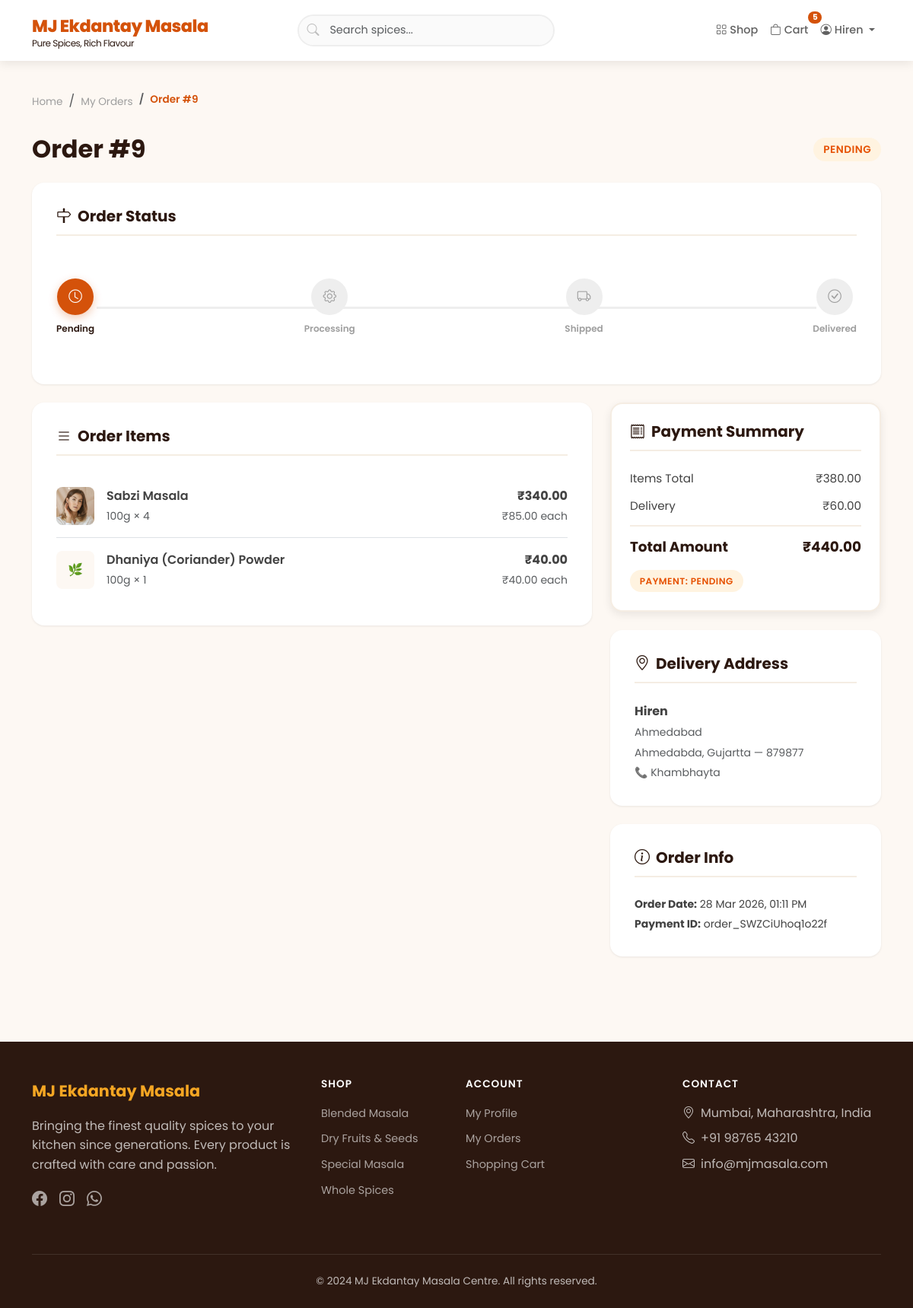
The page /accounts/orders/9/ (signed in) on the database its author committed.
### orders/models.py (models this page shows, shortened)
class Order(models.Model):
    STATUS_CHOICES = [
        ('pending', 'Pending'),
        ('processing', 'Processing'),
        ('shipped', 'Shipped'),
        ('delivered', 'Delivered'),
        ('cancelled', 'Cancelled'),
    ]
    PAYMENT_STATUS_CHOICES = [
        ('pending', 'Pending'),
        ('paid', 'Paid'),
        ('failed', 'Failed'),
        ('refunded', 'Refunded'),
    ]
    customer = models.ForeignKey(
        settings.AUTH_USER_MODEL, on_delete=models.CASCADE, related_name='orders'
    )
    address_full_name = models.CharField(max_length=200, default='')
    address_phone = models.CharField(max_length=20, default='')
    address_line1 = models.TextField(default='')
    address_city = models.CharField(max_length=100, default='')
    address_state = models.CharField(max_length=100, default='')
    address_pincode = models.CharField(max_length=10, default='')
    total_amount = models.DecimalField(max_digits=10, decimal_places=2)
    delivery_charge = models.DecimalField(max_digits=10, decimal_places=2, default=0)
    status = models.CharField(max_length=20, choices=STATUS_CHOICES, default='pending')
    payment_status = models.CharField(max_length=20, choices=PAYMENT_STATUS_CHOICES, default='pending')
    razorpay_order_id = models.CharField(max_length=200, blank=True, null=True)
    created_at = models.DateTimeField(auto_now_add=True)
    updated_at = models.DateTimeField(auto_now=True)
    class Meta:
        ordering = ['-created_at']
    @property
    def items_total(self):
        return sum(item.total_price for item in self.order_items.all())

class OrderItem(models.Model):
    order = models.ForeignKey(Order, on_delete=models.CASCADE, related_name='order_items')
    product_variant = models.ForeignKey(ProductVariant, on_delete=models.SET_NULL, null=True)
    product_name = models.CharField(max_length=200)
    variant_label = models.CharField(max_length=50)
    quantity = models.PositiveIntegerField()
    price_at_purchase = models.DecimalField(max_digits=10, decimal_places=2)
    @property
    def total_price(self):
        return self.price_at_purchase * self.quantity

### products/models.py (models this page shows, shortened)
class ProductVariant(models.Model):
    product = models.ForeignKey(Product, on_delete=models.CASCADE, related_name='variants')
    weight_label = models.CharField(max_length=50, help_text='e.g. 100g, 250g, 500g')
    price = models.DecimalField(max_digits=10, decimal_places=2)
    stock_quantity = models.PositiveIntegerField(default=0)
    created_at = models.DateTimeField(auto_now_add=True)
    class Meta:
        ordering = ['price']

class Product(models.Model):
    name = models.CharField(max_length=200)
    slug = models.SlugField(max_length=200, unique=True)
    description = models.TextField(blank=True)
    ingredients = models.TextField(blank=True, help_text='Comma-separated list of ingredients')
    usage_info = models.TextField(blank=True, help_text='How to use this product')
    category = models.ForeignKey(Category, on_delete=models.CASCADE, related_name='products')
    base_price = models.DecimalField(max_digits=10, decimal_places=2)
    image = models.ImageField(upload_to='products/', blank=True, null=True)
    is_active = models.BooleanField(default=True)
    is_featured = models.BooleanField(default=False)
    created_at = models.DateTimeField(auto_now_add=True)
    updated_at = models.DateTimeField(auto_now=True)
    class Meta:
        ordering = ['-created_at']

class Category(models.Model):
    name = models.CharField(max_length=200)
    slug = models.SlugField(max_length=200, unique=True)
    description = models.TextField(blank=True)
    image = models.ImageField(upload_to='categories/', blank=True, null=True)
    created_at = models.DateTimeField(auto_now_add=True)
    class Meta:
        verbose_name_plural = 'Categories'
        ordering = ['name']
    def get_absolute_url(self):
        return reverse('products:category', kwargs={'slug': self.slug})

### accounts/views.py (the view)
# urls.py: path('orders/<int:pk>/', views.order_detail, name='order_detail'),
@login_required
def order_detail(request, pk):
    order = get_object_or_404(
        Order.objects.prefetch_related('order_items', 'order_items__product_variant'),
        pk=pk, customer=request.user
    )
    return render(request, 'accounts/order_detail.html', {'order': order})

### orders/context_processors.py (called while the page is built)
def cart_count(request):
    count = 0
    try:
        if request.user.is_authenticated:
            cart = Cart.objects.filter(user=request.user).first()
        else:
            if not request.session.session_key:
                request.session.create()
            cart = Cart.objects.filter(session_key=request.session.session_key).first()
        if cart:
            count = cart.total_items
    except Exception:
        pass
    return {'cart_item_count': count}

### orders/models.py (called while the page is built)
    @property
    def total_items(self):
        return sum(item.quantity for item in self.items.all())

### products/context_processors.py (called while the page is built)
def categories_processor(request):
    return {
        'all_categories': Category.objects.all()
    }

### templates/accounts/order_detail.html (shortened to what this page needs)
{% extends 'base.html' %}
{% load static %}
{% block content %}
<div class="container py-4">
    <nav class="breadcrumb-custom">
        <ol class="breadcrumb mb-0">
            <li class="breadcrumb-item"><a href="{% url 'products:home' %}">Home</a></li>
            <li class="breadcrumb-item"><a href="{% url 'accounts:my_orders' %}">My Orders</a></li>
            <li class="breadcrumb-item active">Order #{{ order.id }}</li>
        </ol>
    </nav>
    <div class="d-flex justify-content-between align-items-center mb-4">
        <h2 class="section-title mb-0">Order #{{ order.id }}</h2>
        <span class="status-badge status-{{ order.status }}" style="font-size: 0.85rem;">{{ order.get_status_display }}</span>
    </div>
    <div class="checkout-section">
        <h5><i class="bi bi-signpost me-2"></i>Order Status</h5>
        {% if order.status == 'cancelled' %}
        <div class="text-center py-3">
            <span class="status-badge status-cancelled" style="font-size: 1rem;">Order Cancelled</span>
        </div>
        {% else %}
        <div class="order-tracker">
            <div class="step {% if order.status == 'pending' %}active{% elif order.status == 'processing' or order.status == 'shipped' or order.status == 'delivered' %}completed{% endif %}">
                <div class="step-icon"><i class="bi bi-clock"></i></div>
                <span class="step-label">Pending</span>
            </div>
            <div class="step {% if order.status == 'processing' %}active{% elif order.status == 'shipped' or order.status == 'delivered' %}completed{% endif %}">
                <div class="step-icon"><i class="bi bi-gear"></i></div>
                <span class="step-label">Processing</span>
            </div>
            <div class="step {% if order.status == 'shipped' %}active{% elif order.status == 'delivered' %}completed{% endif %}">
                <div class="step-icon"><i class="bi bi-truck"></i></div>
                <span class="step-label">Shipped</span>
            </div>
            <div class="step {% if order.status == 'delivered' %}active{% endif %}">
                <div class="step-icon"><i class="bi bi-check-circle"></i></div>
                <span class="step-label">Delivered</span>
            </div>
        </div>
        {% endif %}
    </div>
    <div class="row g-4">
        <div class="col-lg-8">
            <div class="checkout-section">
                <h5><i class="bi bi-list me-2"></i>Order Items</h5>
                {% for item in order.order_items.all %}
                <div class="d-flex justify-content-between align-items-center py-3 {% if not forloop.last %}border-bottom{% endif %}">
                    <div class="d-flex align-items-center gap-3">
                        {% if item.product_variant and item.product_variant.product.image %}
                        <img src="{{ item.product_variant.product.image.url }}" style="width:50px;height:50px;object-fit:cover;border-radius:8px;" alt="{{ item.product_name }}">
                        {% else %}
                        <div style="width:50px;height:50px;background:var(--cream);border-radius:8px;display:flex;align-items:center;justify-content:center;">🌿</div>
                        {% endif %}
                        <div>
                            <span class="fw-semibold">{{ item.product_name }}</span>
                            <br><small class="text-muted">{{ item.variant_label }} × {{ item.quantity }}</small>
                        </div>
                    </div>
                    <div class="text-end">
                        <span class="fw-bold">₹{{ item.total_price }}</span>
                        <br><small class="text-muted">₹{{ item.price_at_purchase }} each</small>
                    </div>
                </div>
                {% endfor %}
            </div>
        </div>
        <div class="col-lg-4">
            <div class="cart-summary mb-4">
                <h5><i class="bi bi-receipt me-2"></i>Payment Summary</h5>
                <div class="summary-row">
                    <span>Items Total</span>
                    <span>₹{{ order.items_total }}</span>
                </div>
                <div class="summary-row">
                    <span>Delivery</span>
                    <span>{% if order.delivery_charge > 0 %}₹{{ order.delivery_charge }}{% else %}FREE{% endif %}</span>
                </div>
                <div class="summary-row total">
                    <span>Total Amount</span>
                    <span>₹{{ order.total_amount }}</span>
                </div>
                <div class="mt-3">
                    <span class="status-badge status-{{ order.payment_status }}">
                        Payment: {{ order.get_payment_status_display }}
                    </span>
                </div>
            </div>
            <div class="checkout-section">
                <h5><i class="bi bi-geo-alt me-2"></i>Delivery Address</h5>
                <p class="mb-1"><strong>{{ order.address_full_name }}</strong></p>
                <p class="text-muted small mb-1">{{ order.address_line1 }}</p>
                <p class="text-muted small mb-1">{{ order.address_city }}, {{ order.address_state }} — {{ order.address_pincode }}</p>
                <p class="text-muted small mb-0">📞 {{ order.address_phone }}</p>
            </div>
            <div class="checkout-section">
                <h5><i class="bi bi-info-circle me-2"></i>Order Info</h5>
                <p class="small mb-1"><strong>Order Date:</strong> {{ order.created_at|date:"d M Y, h:i A" }}</p>
                {% if order.razorpay_order_id %}
                <p class="small mb-0"><strong>Payment ID:</strong> {{ order.razorpay_order_id }}</p>
                {% endif %}
            </div>
        </div>
    </div>
</div>
{% endblock %}

### templates/base.html (shortened to what this page needs)
{% load static %}
{% load product_tags %}
<!DOCTYPE html>
<html lang="en">
<head>
    <link href="https://cdn.jsdelivr.net/npm/bootstrap@5.3.2/dist/css/bootstrap.min.css" rel="stylesheet">
    <link href="https://cdn.jsdelivr.net/npm/bootstrap-icons@1.11.1/font/bootstrap-icons.css" rel="stylesheet">
    <link href="{% static 'css/style.css' %}" rel="stylesheet">
</head>
<body>
    <nav class="navbar navbar-expand-lg navbar-custom">
        <div class="container">
            <a class="navbar-brand" href="{% url 'products:home' %}">
                MJ Ekdantay Masala
                <span>Pure Spices, Rich Flavour</span>
            </a>
            <div class="collapse navbar-collapse" id="navbarMain">
                <form class="navbar-search mx-auto" action="{% url 'products:shop' %}" method="GET">
                    <i class="bi bi-search search-icon"></i>
                    <input type="text" name="q" class="form-control" placeholder="Search spices..." value="{{ request.GET.q|default:'' }}">
                </form>
                <ul class="navbar-nav ms-auto align-items-center">
                    <li class="nav-item">
                        <a class="nav-link" href="{% url 'products:shop' %}">
                            <i class="bi bi-grid me-1"></i>Shop
                        </a>
                    </li>
                    <li class="nav-item">
                        <a class="nav-link cart-badge" href="{% url 'orders:cart' %}">
                            <i class="bi bi-bag me-1"></i>Cart
                            <span class="badge cart-count-badge" style="{% if cart_item_count == 0 %}display:none{% endif %}">{{ cart_item_count }}</span>
                        </a>
                    </li>
                    {% if user.is_authenticated %}
                    <li class="nav-item dropdown">
                        <a class="nav-link dropdown-toggle" href="#" data-bs-toggle="dropdown">
                            <i class="bi bi-person-circle me-1"></i>{{ user.first_name|default:"Account" }}
                        </a>
                    </li>
                    {% endif %}
                </ul>
            </div>
        </div>
    </nav>
    {% block content %}{% endblock %}
    <footer class="footer">
        <div class="container">
            <div class="row">
                <div class="col-lg-4 mb-4">
                    <div class="footer-brand mb-3">MJ Ekdantay Masala</div>
                    <p class="mb-3">Bringing the finest quality spices to your kitchen since generations. Every product is crafted with care and passion.</p>
                    <div class="d-flex gap-3">
                        <a href="#"><i class="bi bi-facebook fs-5"></i></a>
                        <a href="#"><i class="bi bi-instagram fs-5"></i></a>
                        <a href="#"><i class="bi bi-whatsapp fs-5"></i></a>
                    </div>
                </div>
                <div class="col-lg-2 col-md-4 mb-4">
                    <h6>Shop</h6>
                    <ul class="list-unstyled">
                        {% for cat in all_categories %}
                        <li class="mb-2"><a href="{{ cat.get_absolute_url }}">{{ cat.name }}</a></li>
                        {% endfor %}
                    </ul>
                </div>
                <div class="col-lg-3 col-md-4 mb-4">
                    <h6>Account</h6>
                    <ul class="list-unstyled">
                        <li class="mb-2"><a href="{% url 'accounts:profile' %}">My Profile</a></li>
                        <li class="mb-2"><a href="{% url 'accounts:my_orders' %}">My Orders</a></li>
                        <li class="mb-2"><a href="{% url 'orders:cart' %}">Shopping Cart</a></li>
                    </ul>
                </div>
                <div class="col-lg-3 col-md-4 mb-4">
                    <h6>Contact</h6>
                    <ul class="list-unstyled">
                        <li class="mb-2"><i class="bi bi-geo-alt me-2"></i>Mumbai, Maharashtra, India</li>
                        <li class="mb-2"><i class="bi bi-telephone me-2"></i>+91 98765 43210</li>
                        <li class="mb-2"><i class="bi bi-envelope me-2"></i>info@mjmasala.com</li>
                    </ul>
                </div>
            </div>
            <div class="footer-bottom">
                <p class="mb-0">&copy; 2024 MJ Ekdantay Masala Centre. All rights reserved.</p>
            </div>
        </div>
    </footer>
</body>
</html>

### rows shown on the page
Order: id "9", status "PENDING", items_total "380.00", delivery_charge "60.00", total_amount "440.00", payment_status "PENDING", address_full_name "Hiren", address_line1 "Ahmedabad", address_city "Ahmedabda", address_state "Gujartta", address_pincode "879877", address_phone "Khambhayta", created_at "28 Mar 2026, 01:11 PM", razorpay_order_id "order_SWZCiUhoq1o22f"
OrderItem: product_variant.product.image (picture), product_name "Sabzi Masala", variant_label "100g", quantity "4", total_price "340.00", price_at_purchase "85.00"
OrderItem: product_name "Dhaniya (Coriander) Powder", variant_label "100g", quantity "1", total_price "40.00", price_at_purchase "40.00"
Category: name "Blended Masala"
Category: name "Dry Fruits & Seeds"
Category: name "Special Masala"
Category: name "Whole Spices"

### other values the page prints
{{ cart_item_count }} "5"
{{ user.first_name|default:"Account" }} "Hiren"
